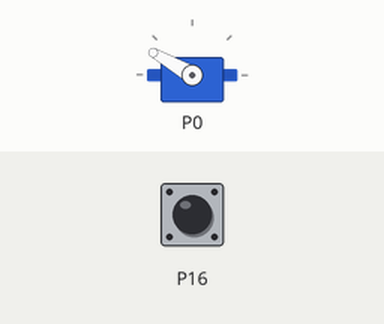
This program was run on a simulated BBC micro:bit (MakeCode). Parts: servo. Inputs (shaded band) come from the test bench; at power-on: P16 LOW.

Above: at 1.2 s.
1.3 s: P16 pulled HIGH for 0.15 s
At 2.3 s:
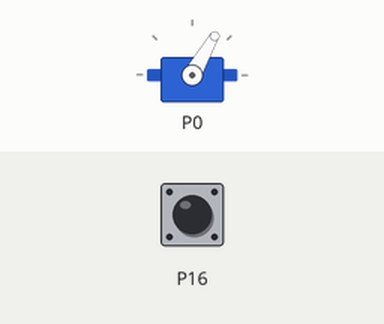
4.4 s: P16 pulled HIGH for 1 s
At 7.0 s:
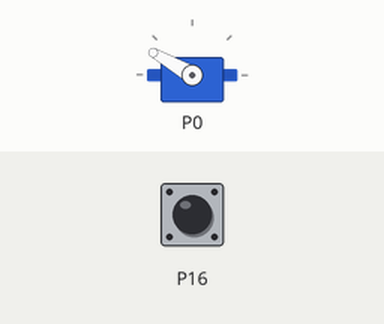
7.9 s: P16 pulled HIGH for 3.2 s
At 8.8 s:
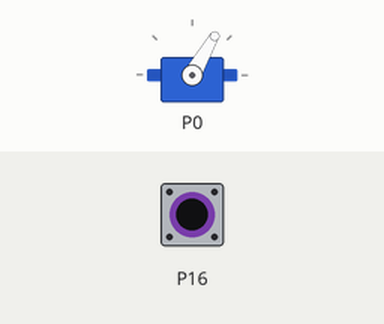
Timing chart, 0 to 13.5 s (numbered marks = the images above; inputs shaded):
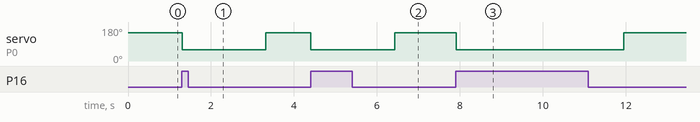

Measured:
- after the input at 1.3 s, servo on P0: 150° → 60° at once, → 150° 2.0 s later
- after the input at 4.4 s, servo on P0: 150° → 60° at once, → 150° 2.0 s later
- after the input at 7.9 s, servo on P0: 150° → 60° at once, → 150° 4.0 s later

The program:

main.ts
```typescript
let IR = 0
servos.P0.setRange(10, 170)
servos.P0.setAngle(150)
basic.forever(function () {
    IR = pins.digitalReadPin(DigitalPin.P16)
    if (IR == 1) {
        servos.P0.setAngle(60)
        basic.pause(2000)
    } else if (IR == 0) {
        servos.P0.setAngle(150)
    }
})
```

test.ts
```typescript
// les tests vont ici ; cela ne sera pas compilé si ce paquet est utilisé en tant qu'extension.
```
